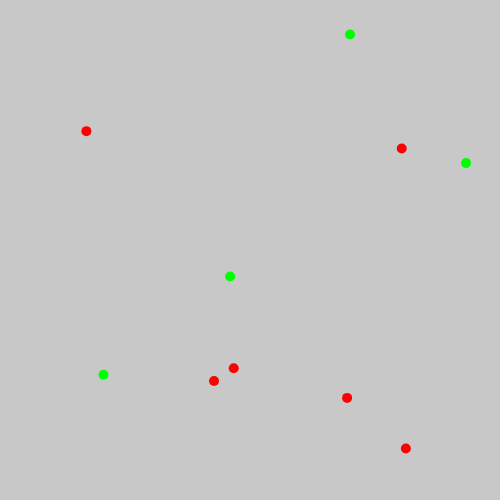
Frame 1 (no input)
Frame 60 (no input): identical to frame 1, image omitted
Frame 120 (the mouse pressed at the canvas centre since frame 60): identical to frame 1, image omitted

The p5.js sketch that drew this single still picture (run headless with seeded random() and noise() and a simulated clock; from frame 60 on, the mouse is pressed at the canvas centre):

// p5.js sketch
// ── sketch.js


let screenWidth = 500;
let screenHeight = 500;
let balls = []

function setup() {
  createCanvas(screenWidth, screenHeight);
  background(200);
  angleMode(DEGREES);

  for(let i = 0; i < 10; i++) {
    let randomNum = floor(random(0, 2))
    if(randomNum === 0) {
      balls.push(new Ball)
    }
    else{
      balls.push(new TennisBall)
    }
  }

  
}

function draw() {
  background(200);
  balls.forEach(ball => {
    ball.render()
  });

}
// ── Ball.js

class Ball {
    constructor() {
        this.pos = createVector(random(0, screenWidth), random(0, screenHeight))
    }

    render() {
        noStroke()
        fill(255, 0, 0)
        ellipse(this.pos.x, this.pos.y, 10)
    }
}

class TennisBall extends Ball {
    makeBouncy() {
        console.log('i am bouncy')
    }

    render() {
        noStroke()
        fill(0, 255, 0)
        ellipse(this.pos.x, this.pos.y, 10)
    }
}
